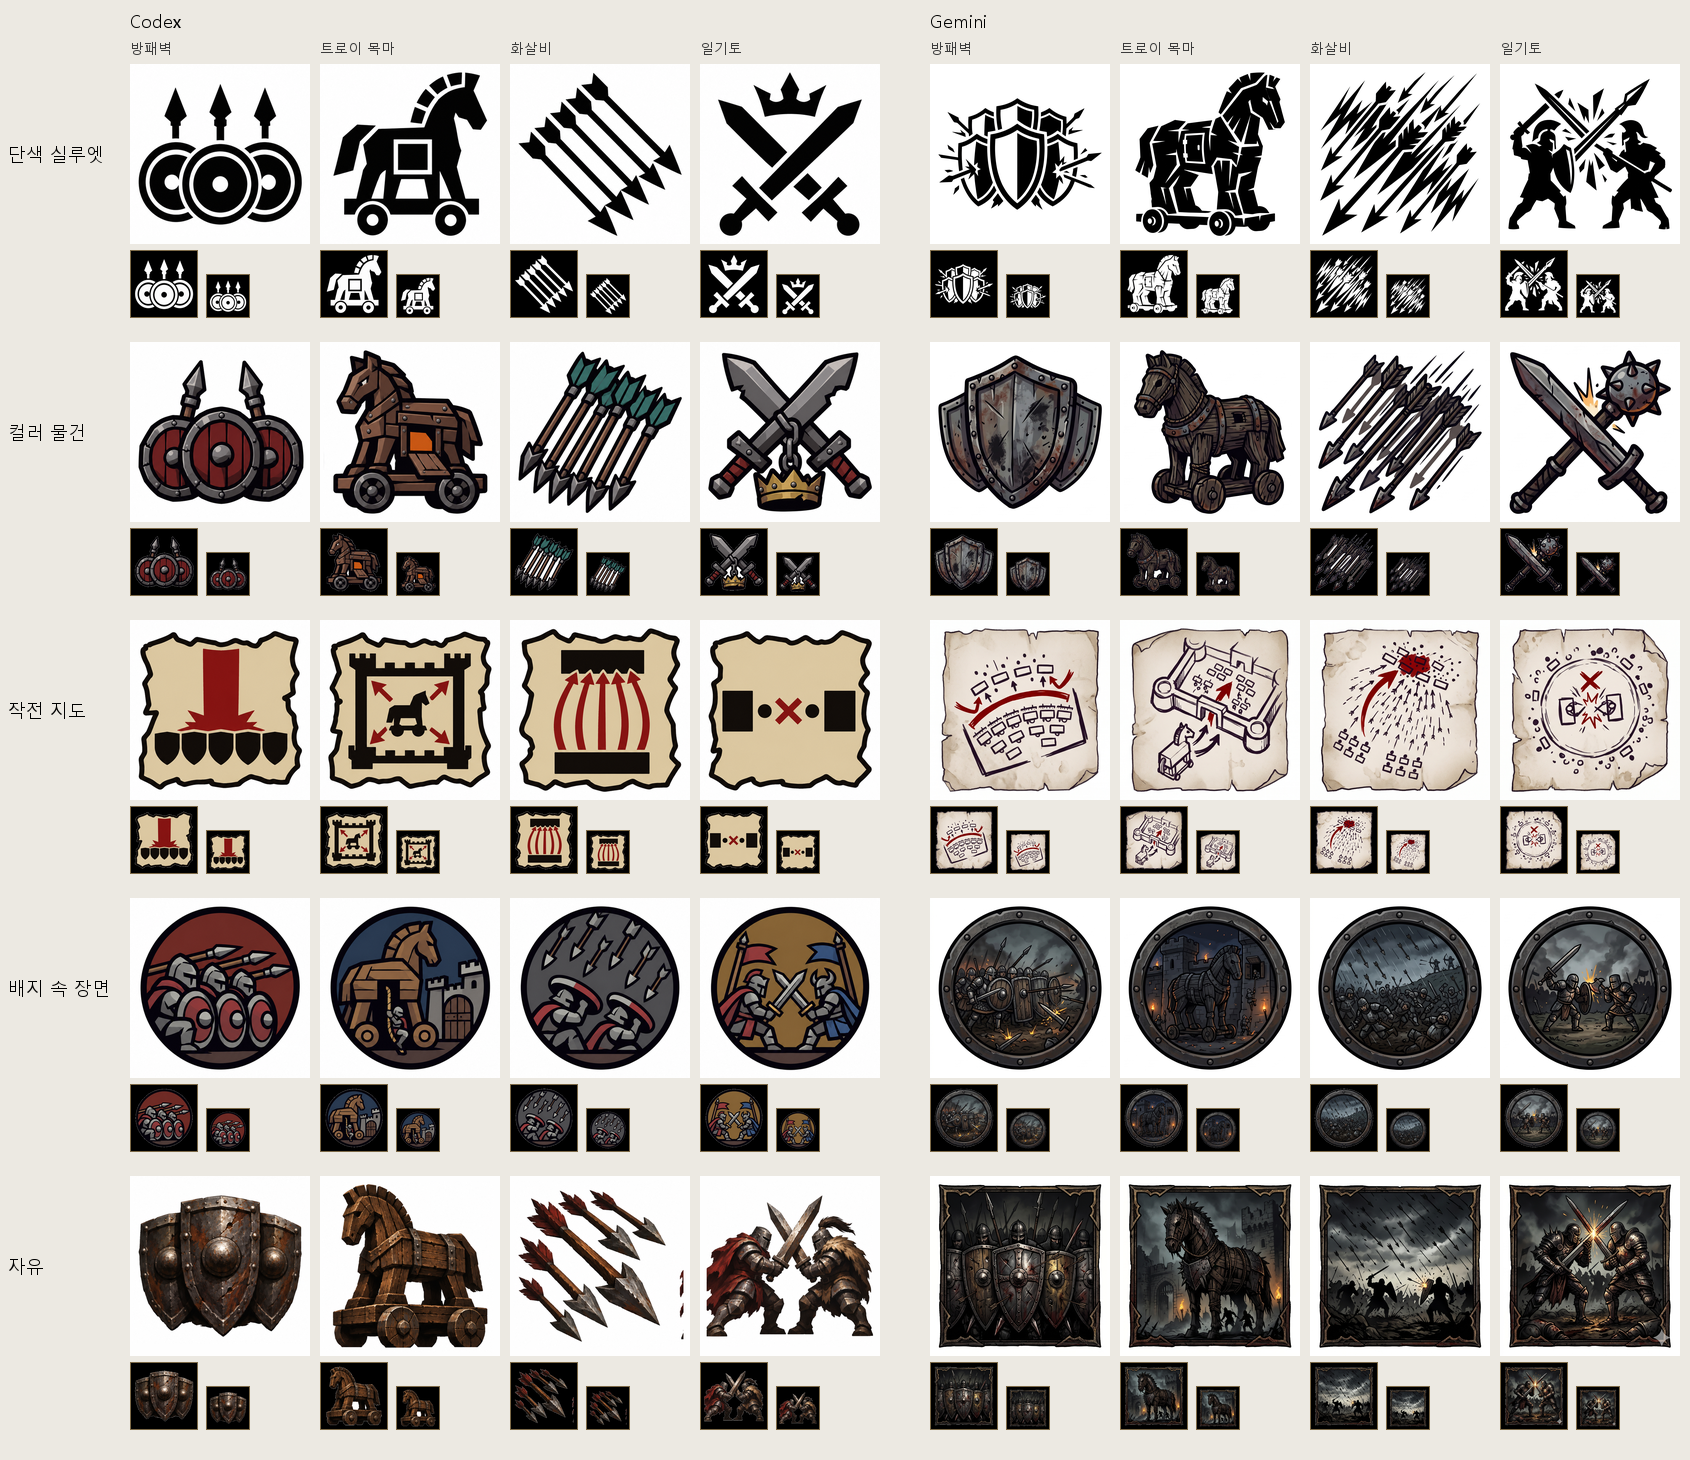

This figure's Python source:
# -*- coding: utf-8 -*-
"""Comparison board for the tactic-icon drafts.
  python board.py            -> board.png (rows = direction, left = Codex, right = Gemini)
Each sheet is split into 2x2 quadrants; each quadrant is trimmed to its drawing and squared.
Under each big tile: the same tile at 40 and 64 px on a dark game slot (#000 + bronze line).
Near-black monochrome tiles are drawn light on the dark slot (the game tints mono art)."""
import glob, os, re
import numpy as np
from PIL import Image, ImageDraw, ImageFont

HERE = os.path.dirname(os.path.abspath(__file__))
SHEETS = os.path.join(HERE, 'sheets')
TILES = os.path.join(HERE, 'tiles')
ROWS = [('a_mono', '단색 실루엣'), ('b_item', '컬러 물건'), ('c_map', '작전 지도'), ('d_scene', '배지 속 장면'), ('e_free', '자유')]
NAMES = ['방패벽', '트로이 목마', '화살비', '일기토']
BIG, GAP, LABEL_W, SMALL_H = 180, 10, 130, 78
FONT = ImageFont.truetype(r'C:\Windows\Fonts\malgun.ttf', 18)
FONT_S = ImageFont.truetype(r'C:\Windows\Fonts\malgun.ttf', 14)


def latest(tool, key):
    fs = [f for f in glob.glob(os.path.join(SHEETS, '%s_%s_*.png' % (tool, key))) if os.path.getsize(f) > 0]
    if not fs:
        return None
    return max(fs, key=lambda f: int(re.search(r'_(\d+)\.png$', f).group(1)))


def tiles_of(path):
    im = Image.open(path).convert('RGB')
    w, h = im.size
    out = []
    for r in range(2):
        for c in range(2):
            q = im.crop((c * w // 2, r * h // 2, (c + 1) * w // 2, (r + 1) * h // 2))
            a = np.asarray(q).astype(int)
            bg = np.median(np.concatenate([a[0], a[-1], a[:, 0], a[:, -1]]), axis=0)
            fg = np.abs(a - bg).sum(axis=2) > 60
            m = 6  # ignore a few px at the quadrant edge (stray grid lines)
            fg[:m] = fg[-m:] = False; fg[:, :m] = fg[:, -m:] = False
            ys, xs = np.nonzero(fg)
            if len(xs) == 0:
                out.append(q); continue
            x0, x1, y0, y1 = xs.min(), xs.max(), ys.min(), ys.max()
            side = int(max(x1 - x0, y1 - y0) * 1.1) + 2
            cx, cy = (x0 + x1) // 2, (y0 + y1) // 2
            sq = Image.new('RGB', (side, side), tuple(int(v) for v in bg))
            bx, by = cx - side // 2, cy - side // 2  # box may run past the quadrant: paste only the part inside
            qx0, qy0 = max(bx, 0), max(by, 0)
            qx1, qy1 = min(bx + side, q.width), min(by + side, q.height)
            sq.paste(q.crop((qx0, qy0, qx1, qy1)), (qx0 - bx, qy0 - by))
            out.append(sq)
    return out


def keyed(tile, size):
    """Tile -> RGBA at `size` with the background flood-filled out from the corners."""
    t = tile.resize((256, 256), Image.LANCZOS).convert('RGB')
    key = (255, 0, 255)
    for xy in [(0, 0), (255, 0), (0, 255), (255, 255)]:
        ImageDraw.floodfill(t, xy, key, thresh=60)
    a = np.asarray(t).astype(int)
    alpha = (np.abs(a - np.array(key)).sum(axis=2) > 30).astype(np.uint8) * 255
    rgba = np.dstack([a.astype(np.uint8), alpha])
    fg = alpha > 0
    if fg.any():
        px = a[fg]
        near_black = (px.max(axis=1) < 60).mean()
        near_white = (px.min(axis=1) > 200).mean()
        if near_black > 0.5 and near_black + near_white > 0.8:  # monochrome black art (pure black glyph + white gaps): show it light, as the game tints mono art
            rgba[..., :3][fg] = 255 - rgba[..., :3][fg]
    im = Image.fromarray(rgba)
    return im.resize((size, size), Image.LANCZOS)


def slot(icon, size):
    s = Image.new('RGB', (size + 4, size + 4), (0, 0, 0))
    ImageDraw.Draw(s).rectangle((0, 0, size + 3, size + 3), outline=(0x7d, 0x6a, 0x48))
    s.paste(icon, (2, 2), icon)
    return s


def main():
    os.makedirs(TILES, exist_ok=True)
    cols = 8
    W = LABEL_W + cols * (BIG + GAP) + 40
    H = 70 + len(ROWS) * (BIG + SMALL_H + 20)
    board = Image.new('RGB', (W, H), (236, 233, 226))
    d = ImageDraw.Draw(board)
    d.text((LABEL_W, 8), 'Codex', fill=(0, 0, 0), font=FONT)
    d.text((LABEL_W + 4 * (BIG + GAP) + 40, 8), 'Gemini', fill=(0, 0, 0), font=FONT)
    for i in range(cols):
        x = LABEL_W + i * (BIG + GAP) + (40 if i >= 4 else 0)
        d.text((x, 38), NAMES[i % 4], fill=(60, 60, 60), font=FONT_S)
    for r, (key, label) in enumerate(ROWS):
        y = 64 + r * (BIG + SMALL_H + 20)
        d.text((8, y + BIG // 2 - 12), label, fill=(0, 0, 0), font=FONT)
        for t, tool in enumerate(['codex', 'gemini']):
            p = latest(tool, key)
            if not p:
                continue
            for i, tile in enumerate(tiles_of(p)):
                tile.save(os.path.join(TILES, '%s_%s_%d.png' % (tool, key, i + 1)))
                x = LABEL_W + (t * 4 + i) * (BIG + GAP) + (40 if t else 0)
                board.paste(tile.resize((BIG, BIG), Image.LANCZOS), (x, y))
                s40, s64 = slot(keyed(tile, 40), 40), slot(keyed(tile, 64), 64)
                board.paste(s64, (x, y + BIG + 6))
                board.paste(s40, (x + 76, y + BIG + 6 + 24))
    board.save(os.path.join(HERE, 'board.png'))
    print('board.png', board.size)


if __name__ == '__main__':
    main()
